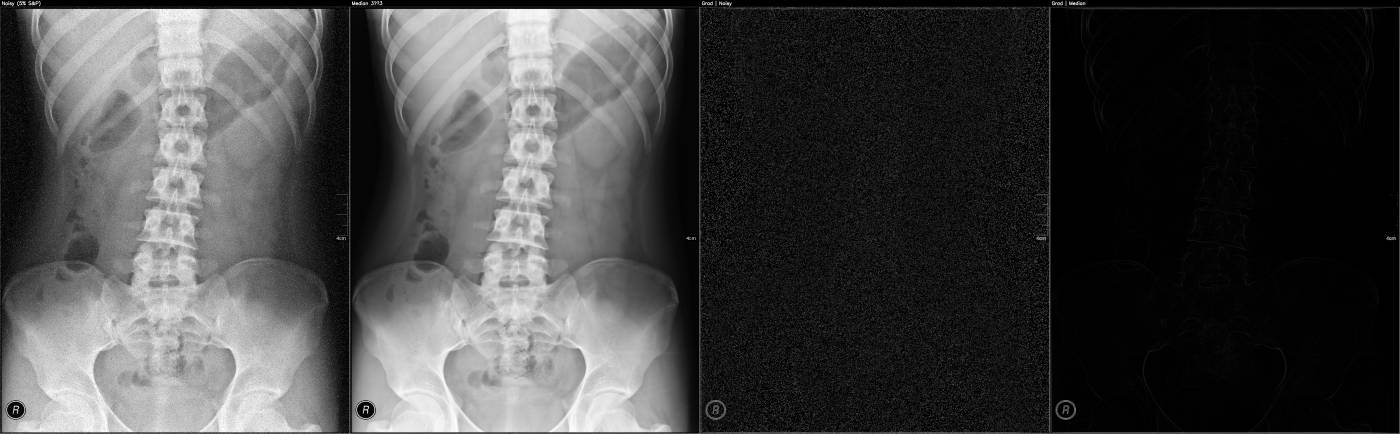
#> input picture image_processing/images/ex2_compare.jpg, 1400 x 434 px
$ python sobel_edge_detector.py --input images/ex2_compare.jpg --output out.png   (older library calls are emulated)
#> lines starting #> are read from the running program, lines starting #| are printed output that depends on the picture; after the words box and inside, x2 and y2 are one past the last pixel; in counts of white or black regions, pixels touching at a corner belong together
#> in main, img is the input picture: shape (434, 1400); min 0, max 255, mean 68.6
### image_processing/calculate_gradient.py
import argparse
from pathlib import Path
import numpy as np
import cv2

# 3×3 Sobel kernels
_SX = np.array([[-1, 0, 1],
                [-2, 0, 2],
                [-1, 0, 1]], dtype=np.float32)
_SY = np.array([[ 1,  2,  1],
                [ 0,  0,  0],
                [-1, -2, -1]], dtype=np.float32)

# compute gradient magnitude and angle using Sobel operator
def calculate_gradient(img: np.ndarray): # img is grayscale, uint8
    x = img.astype(np.float32)
    # compute gradients
    gx = cv2.filter2D(x, ddepth=cv2.CV_32F, kernel=_SX, borderType=cv2.BORDER_REFLECT)
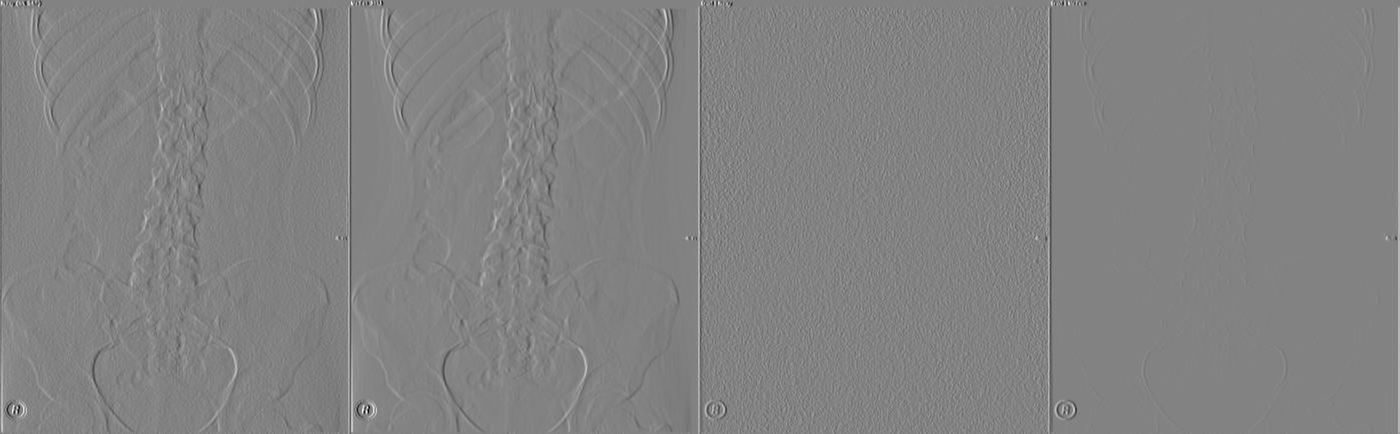
#> gx: shape (434, 1400) float32; min -803, max 764, mean 0.2; drawn with min black and max white
    gy = cv2.filter2D(x, ddepth=cv2.CV_32F, kernel=_SY, borderType=cv2.BORDER_REFLECT)
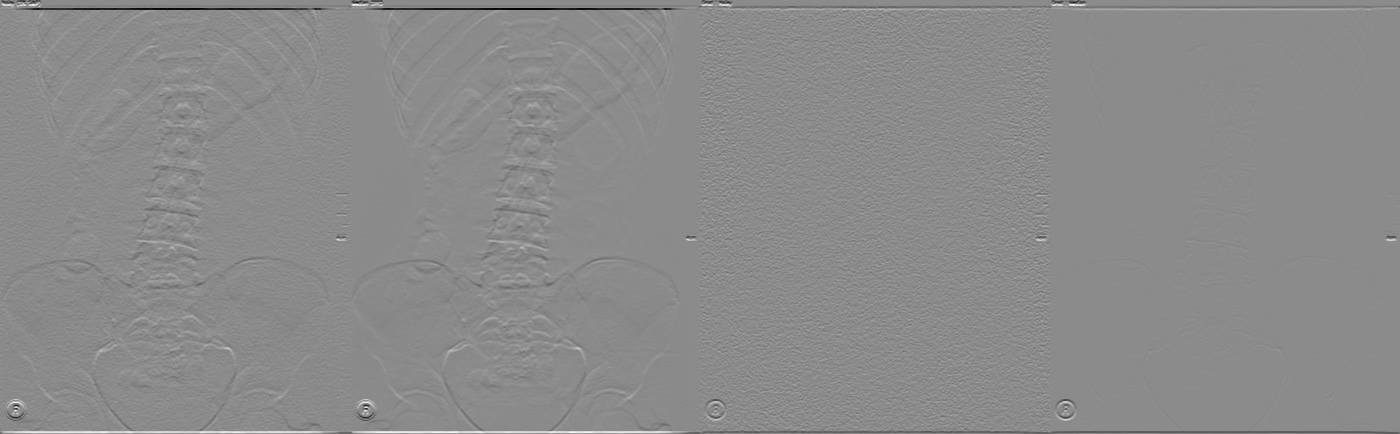
#> gy: shape (434, 1400) float32; min -912, max 756, mean -1.5; drawn with min black and max white

    mag = cv2.magnitude(gx, gy)  # float32
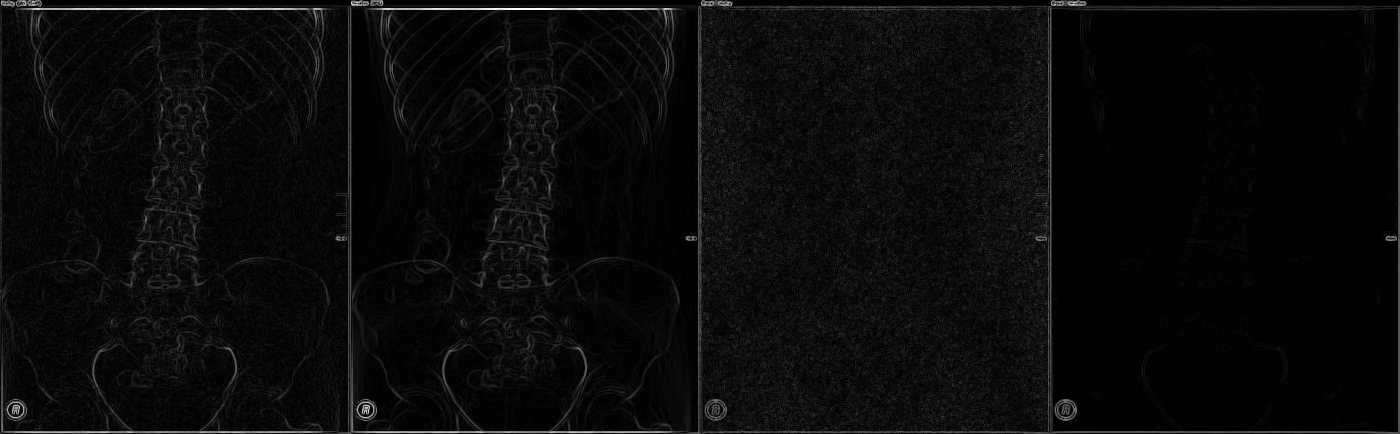
#> mag: shape (434, 1400) float32; min 0, max 912, mean 37; drawn with min black and max white
    ang = cv2.phase(gx, gy, angleInDegrees=True)  # [0, 360)
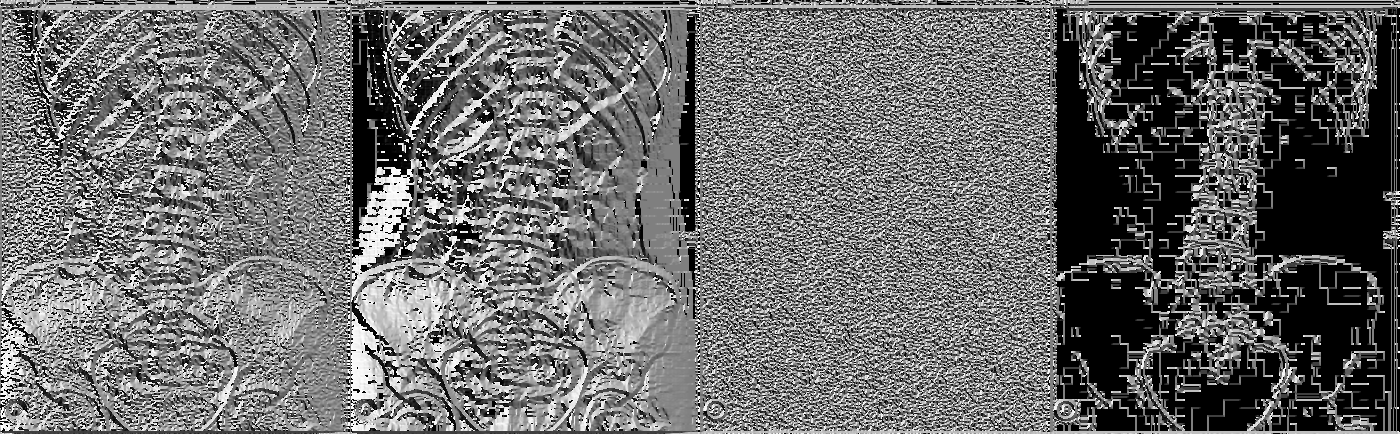
#> ang: shape (434, 1400) float32; min 0, max 359.8, mean 151; drawn with min black and max white
    # fold to [0,180): direction is unsigned
    ang_deg = np.minimum(ang, 360.0 - ang)
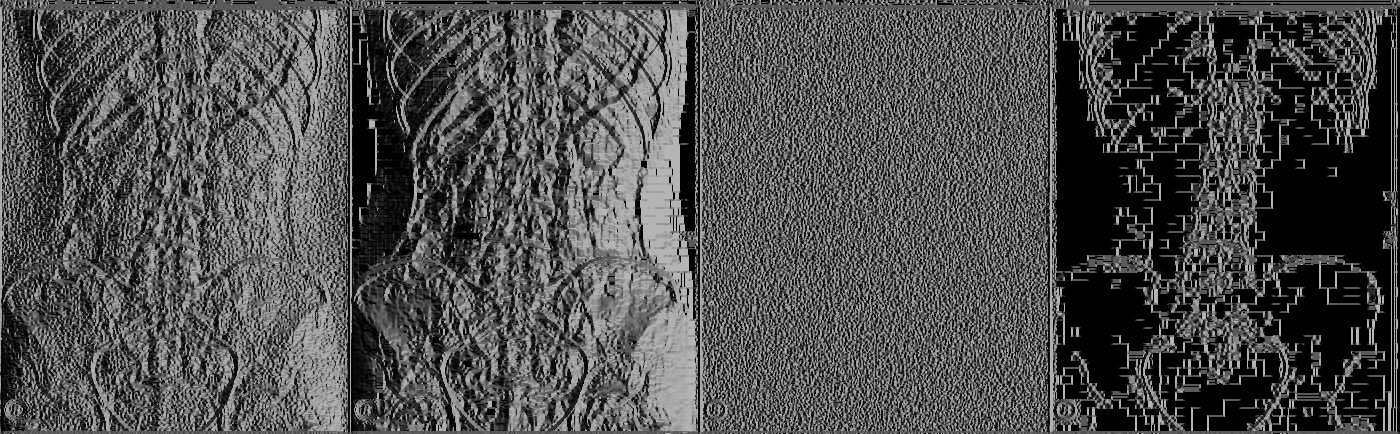
#> ang_deg: shape (434, 1400) float32; min 0, max 180, mean 77.4

    return mag, ang_deg

# [27 lines left out: function main, not called in this run]

# [2 lines that do not run on import are left out]

### image_processing/sobel_edge_detector.py
import argparse
from pathlib import Path
import numpy as np
import cv2
import sys

# allow `from calculate_gradient import calculate_gradient`
sys.path.append(str(Path(__file__).parent))
from calculate_gradient import calculate_gradient  # returns (mag, ang_deg)

def sobel_edge_detector(img: np.ndarray, threshold: float) -> np.ndarray:
    # img is grayscale, uint8
    mag, _ = calculate_gradient(img)  # float32
    mag8 = cv2.normalize(mag, None, 0, 255, cv2.NORM_MINMAX).astype(np.uint8)
    edges = (mag8 >= threshold).astype(np.uint8) * 255
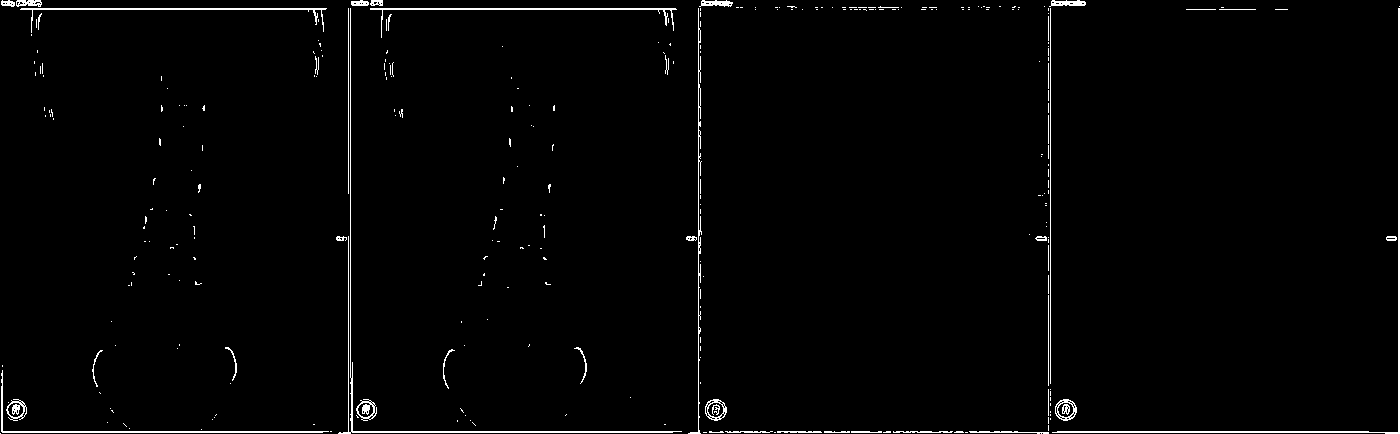
#> edges: shape (434, 1400); 1.7% white in thin lines or dots
    return edges # binary edge map, uint8

def main():
    # parse command line arguments
    ap = argparse.ArgumentParser(description="Sobel edge detector (binary threshold on magnitude)")
    ap.add_argument("--input", required=True, help="path to grayscale image")
    ap.add_argument("--output", required=True, help="where to save the binary edge map (PNG/JPG)")
    ap.add_argument("--threshold", type=float, default=60.0,
                    help="threshold on normalized magnitude [0..255] (default: 60)")
    args = ap.parse_args()

    img = cv2.imread(args.input, cv2.IMREAD_GRAYSCALE)
    if img is None:
        raise SystemExit(f"Could not read image: {args.input}")

    # process
    out = sobel_edge_detector(img, args.threshold)
    Path(args.output).parent.mkdir(parents=True, exist_ok=True)
    cv2.imwrite(args.output, out)
    print(f"Saved: {args.output}")

if __name__ == "__main__":
    main()

$ run again, on image_processing/images/low_contrast_sp05_grad.jpg
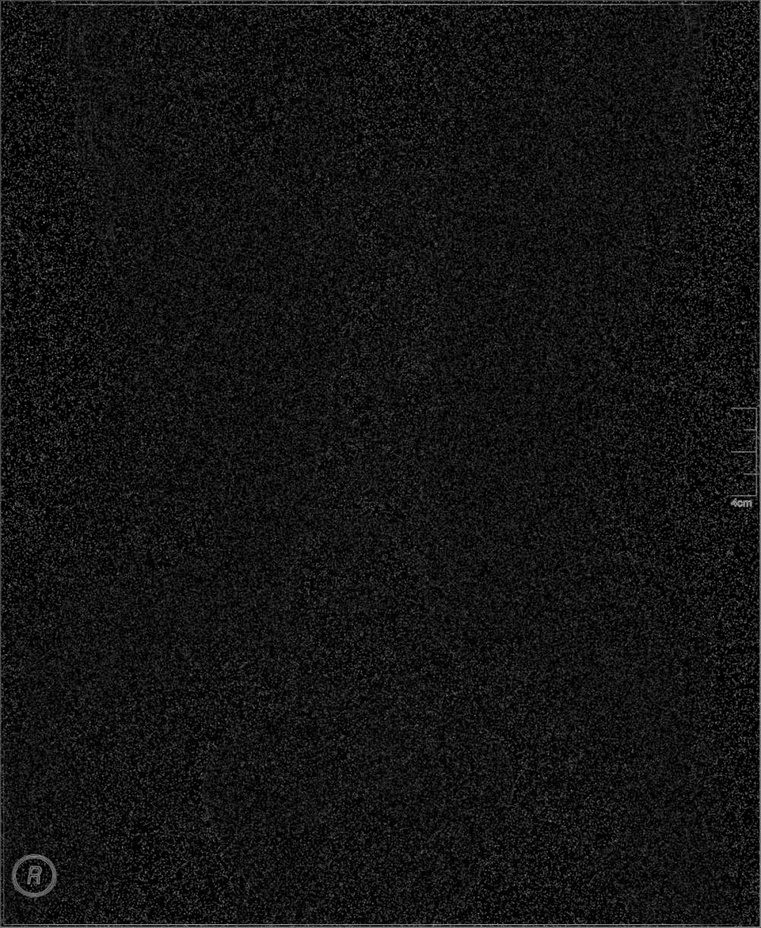
#> input picture image_processing/images/low_contrast_sp05_grad.jpg, 761 x 928 px, shrunk from 1000 x 1220 before the run
#> in main, img is the input picture: shape (928, 761); min 0, max 177, mean 20.4
#> in calculate_gradient, `ang_deg = np.minimum(ang, 360.0 - ang)`:
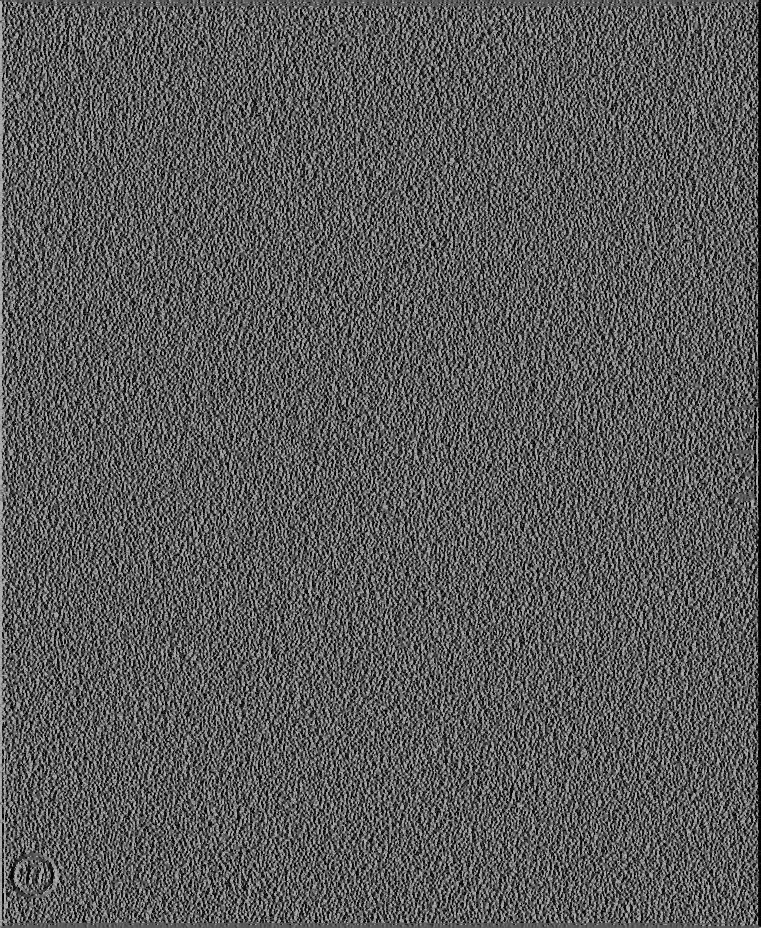
#> ang_deg: shape (928, 761) float32; min 0, max 180, mean 89.9
#> in sobel_edge_detector, `edges = (mag8 >= threshold).astype(np.uint8) * 255`:
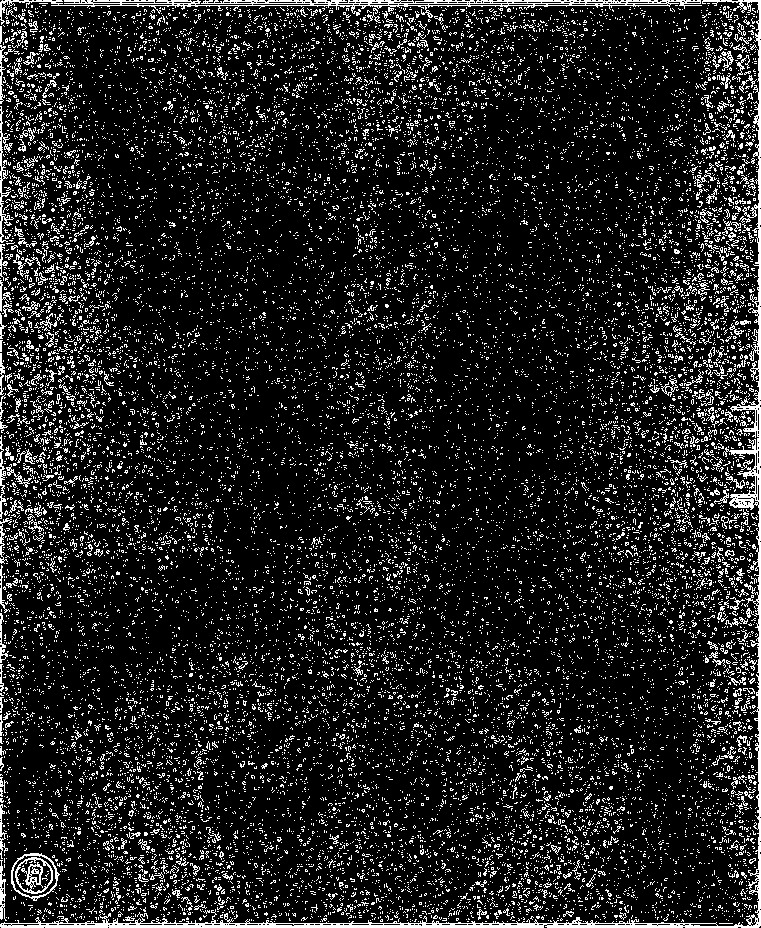
#> edges: shape (928, 761); 12.2% white in thin lines or dots
